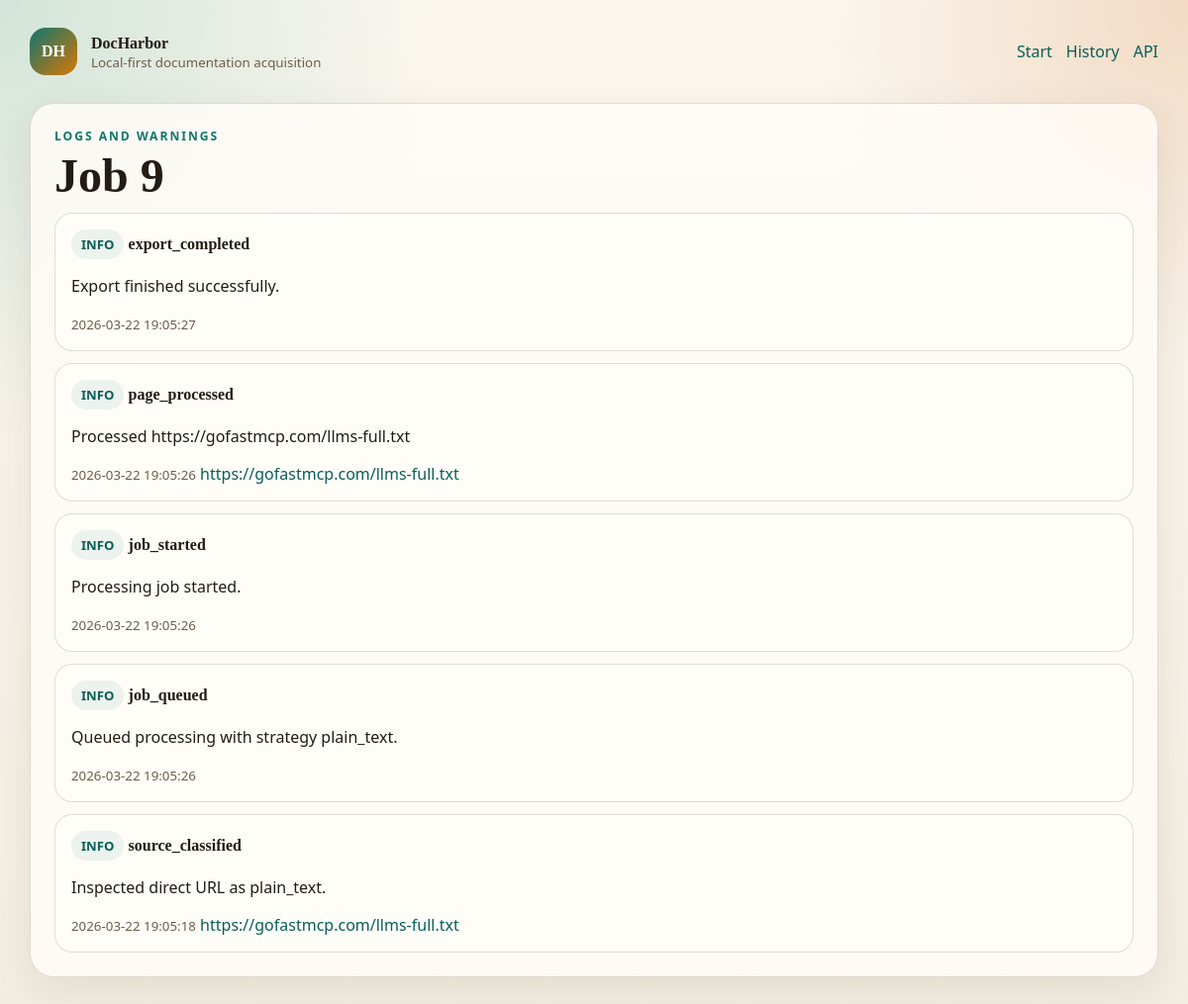
/jobs/9/logs, run on the app's committed database.
### app/models.py (models this page shows, shortened)
class Job(Base):
    __tablename__ = "jobs"
    id: Mapped[int] = mapped_column(Integer, primary_key=True, index=True)
    software_name: Mapped[str | None] = mapped_column(String(255), nullable=True)
    input_url: Mapped[str | None] = mapped_column(Text, nullable=True)
    user_notes: Mapped[str | None] = mapped_column(Text, nullable=True)
    tags_text: Mapped[str | None] = mapped_column(Text, nullable=True)
    selected_source_url: Mapped[str | None] = mapped_column(Text, nullable=True)
    selected_source_type: Mapped[str | None] = mapped_column(String(50), nullable=True)
    proposed_strategy: Mapped[str | None] = mapped_column(String(50), nullable=True)
    final_strategy: Mapped[str | None] = mapped_column(String(50), nullable=True)
    selected_domain: Mapped[str | None] = mapped_column(String(255), nullable=True)
    status: Mapped[str] = mapped_column(String(50), default="draft", nullable=False)
    created_at: Mapped[datetime] = mapped_column(DateTime, default=datetime.utcnow, nullable=False)
    updated_at: Mapped[datetime] = mapped_column(
        DateTime,
        default=datetime.utcnow,
        onupdate=datetime.utcnow,
        nullable=False,
    )
    finished_at: Mapped[datetime | None] = mapped_column(DateTime, nullable=True)
    max_depth: Mapped[int] = mapped_column(Integer, default=2, nullable=False)
    max_pages: Mapped[int] = mapped_column(Integer, default=30, nullable=False)
    same_domain_only: Mapped[bool] = mapped_column(Boolean, default=True, nullable=False)
    js_fallback_enabled: Mapped[bool] = mapped_column(Boolean, default=False, nullable=False)
    output_mode: Mapped[str] = mapped_column(String(50), default="compiled_only", nullable=False)
    crawl_prefix: Mapped[str | None] = mapped_column(Text, nullable=True)
    compiled_markdown_path: Mapped[str | None] = mapped_column(Text, nullable=True)
    zip_path: Mapped[str | None] = mapped_column(Text, nullable=True)
    manifest_path: Mapped[str | None] = mapped_column(Text, nullable=True)
    warning_count: Mapped[int] = mapped_column(Integer, default=0, nullable=False)
    failure_count: Mapped[int] = mapped_column(Integer, default=0, nullable=False)
    pages_discovered: Mapped[int] = mapped_column(Integer, default=0, nullable=False)
    pages_processed: Mapped[int] = mapped_column(Integer, default=0, nullable=False)
    inspection_confidence: Mapped[float | None] = mapped_column(Float, nullable=True)
    inspection_reasoning: Mapped[str | None] = mapped_column(Text, nullable=True)
    discovery_candidates: Mapped[list["DiscoveryCandidate"]] = relationship(
        back_populates="job",
        cascade="all, delete-orphan",
    )
    processed_pages: Mapped[list["ProcessedPage"]] = relationship(
        back_populates="job",
        cascade="all, delete-orphan",
    )
    events: Mapped[list["JobEvent"]] = relationship(
        back_populates="job",
        cascade="all, delete-orphan",
        order_by="JobEvent.timestamp",
    )

class JobEvent(Base):
    __tablename__ = "job_events"
    id: Mapped[int] = mapped_column(Integer, primary_key=True, index=True)
    job_id: Mapped[int] = mapped_column(ForeignKey("jobs.id"), nullable=False, index=True)
    timestamp: Mapped[datetime] = mapped_column(DateTime, default=datetime.utcnow, nullable=False)
    level: Mapped[str] = mapped_column(String(20), default="INFO", nullable=False)
    event_type: Mapped[str] = mapped_column(String(50), default="info", nullable=False)
    message: Mapped[str] = mapped_column(Text, nullable=False)
    related_url: Mapped[str | None] = mapped_column(Text, nullable=True)
    job: Mapped[Job] = relationship(back_populates="events")

### app/routes/ui.py (the view)
@router.get("/jobs/{job_id}/logs", response_class=HTMLResponse)
def logs(request: Request, job_id: int, db: Session = Depends(get_db)) -> HTMLResponse:
    job = db.get(Job, job_id)
    if not job:
        raise HTTPException(status_code=404, detail="Job not found.")
    events = db.execute(
        select(JobEvent).where(JobEvent.job_id == job_id).order_by(desc(JobEvent.timestamp))
    ).scalars().all()
    return templates.TemplateResponse(
        request,
        "logs.html",
        {"job": job, "events": events, "capabilities": _capabilities()},
    )

### app/templates/logs.html (shortened to what this page needs)
{% extends "base.html" %}
{% block content %}
<section class="panel">
  <p class="eyebrow">Logs and Warnings</p>
  <h1>Job {{ job.id }}</h1>
  <div class="log-list">
    {% for event in events %}
      <div class="log-item">
        <span class="pill">{{ event.level }}</span>
        <strong>{{ event.event_type }}</strong>
        <p>{{ event.message }}</p>
        <small>{{ event.timestamp.strftime('%Y-%m-%d %H:%M:%S') }}</small>
        {% if event.related_url %}
          <a href="{{ event.related_url }}" target="_blank" rel="noreferrer">{{ event.related_url }}</a>
        {% endif %}
      </div>
    {% else %}
      <p class="muted">No log events available.</p>
    {% endfor %}
  </div>
</section>
{% endblock %}

### app/templates/base.html (shortened to what this page needs)
<!doctype html>
<html lang="en">
  <head>
    <link rel="stylesheet" href="/static/style.css">
  </head>
  <body>
    <div class="shell">
      <header class="topbar">
        <a class="brand" href="/">
          <span class="brand-mark">DH</span>
          <span>
            <strong>DocHarbor</strong>
            <small>Local-first documentation acquisition</small>
          </span>
        </a>
        <nav class="nav">
          <a href="/">Start</a>
          <a href="/jobs">History</a>
          <a href="/api/capabilities">API</a>
        </nav>
      </header>
      <main class="content">
        {% block content %}{% endblock %}
      </main>
    </div>
  </body>
</html>

### app/static/style.css (style rules this page uses)
:root { --bg: #f7f3ea; --bg-accent: radial-gradient(circle at top left, rgba(26, 145, 118, 0.18), transparent 28%), radial-gradient(circle at top right, rgba(211, 117, 42, 0.22), transparent 24%), linear-gradient(180deg, #fbf7ef 0%, #f3ede1 100%); --surface: rgba(255, 252, 247, 0.84); --surface-strong: #fffdf8; --border: rgba(70, 53, 31, 0.16); --text: #231c14; --muted: #6b5d4a; --accent: #0f766e; --accent-strong: #0a5e57; --warn: #a9471b; --shadow: 0 14px 40px rgba(61, 41, 17, 0.09); }
* { box-sizing: border-box; }
body { margin: 0; min-height: 100vh; font-family: "Aptos", "Segoe UI Variable", "Segoe UI", sans-serif; color: var(--text); background: var(--bg-accent); }
a { color: var(--accent-strong); text-decoration: none; }
.shell { max-width: 1180px; margin: 0 auto; padding: 28px 20px 48px; }
.topbar { display: flex; justify-content: space-between; align-items: center; gap: 16px; margin-bottom: 28px; }
.brand { display: flex; align-items: center; gap: 14px; color: inherit; }
.brand small { display: block; color: var(--muted); }
.brand-mark { display: inline-flex; align-items: center; justify-content: center; width: 48px; height: 48px; border-radius: 16px; background: linear-gradient(135deg, #0f766e, #d97706); color: white; font-family: "Iowan Old Style", "Palatino Linotype", serif; font-weight: 700; }
.nav { display: flex; gap: 14px; }
.content { display: flex; flex-direction: column; gap: 20px; }
.hero, .panel { background: var(--surface); backdrop-filter: blur(12px); border: 1px solid var(--border); box-shadow: var(--shadow); border-radius: 24px; padding: 24px; }
.eyebrow { margin: 0 0 8px; letter-spacing: 0.16em; text-transform: uppercase; color: var(--accent); font-size: 0.76rem; font-weight: 700; }
h1, h2, h3, strong { font-family: "Iowan Old Style", "Palatino Linotype", serif; }
h1 { margin: 0 0 12px; font-size: clamp(2rem, 4vw, 3.4rem); line-height: 1.02; }
.lede, .muted, small { color: var(--muted); }
.cap-card, .stats div, .score-box, .pill { border-radius: 18px; }
.list, .stack, .log-list { display: flex; flex-direction: column; gap: 12px; }
.list-item, .candidate-card, .log-item, .nested-panel { background: var(--surface-strong); border: 1px solid var(--border); border-radius: 18px; padding: 16px; }
.pill { display: inline-flex; align-items: center; padding: 6px 10px; background: rgba(15, 118, 110, 0.08); color: var(--accent-strong); font-size: 0.82rem; font-weight: 700; }

### data on the page
Job: id "9"
JobEvent: level "INFO", event_type "export_completed", message "Export finished successfully.", timestamp "2026-03-22 19:05:27"
JobEvent: level "INFO", event_type "page_processed", message "Processed https://gofastmcp.com/llms-full.txt", timestamp "2026-03-22 19:05:26", related_url "https://gofastmcp.com/llms-full.txt"
JobEvent: level "INFO", event_type "job_started", message "Processing job started.", timestamp "2026-03-22 19:05:26"
JobEvent: level "INFO", event_type "job_queued", message "Queued processing with strategy plain_text.", timestamp "2026-03-22 19:05:26"
JobEvent: level "INFO", event_type "source_classified", message "Inspected direct URL as plain_text.", timestamp "2026-03-22 19:05:18", related_url "https://gofastmcp.com/llms-full.txt"
